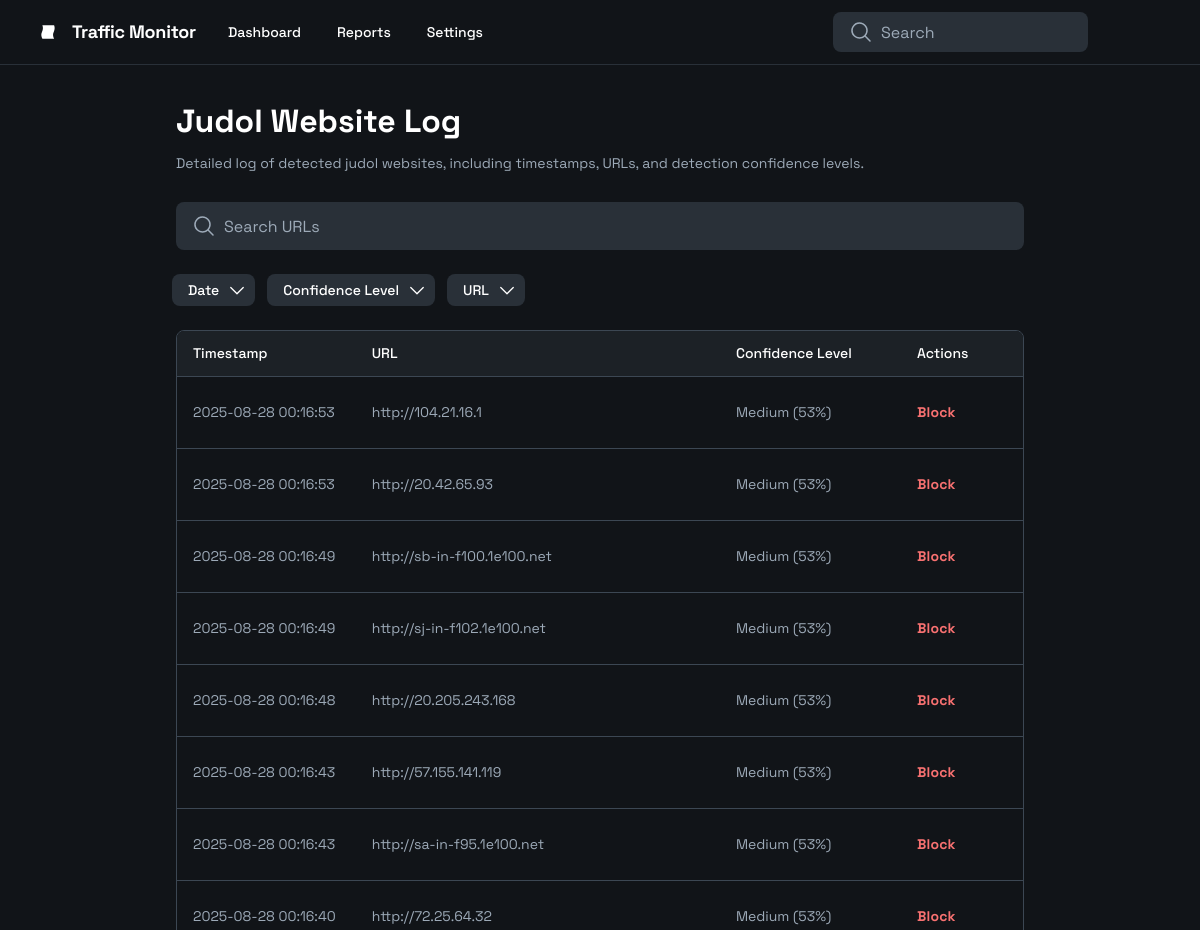
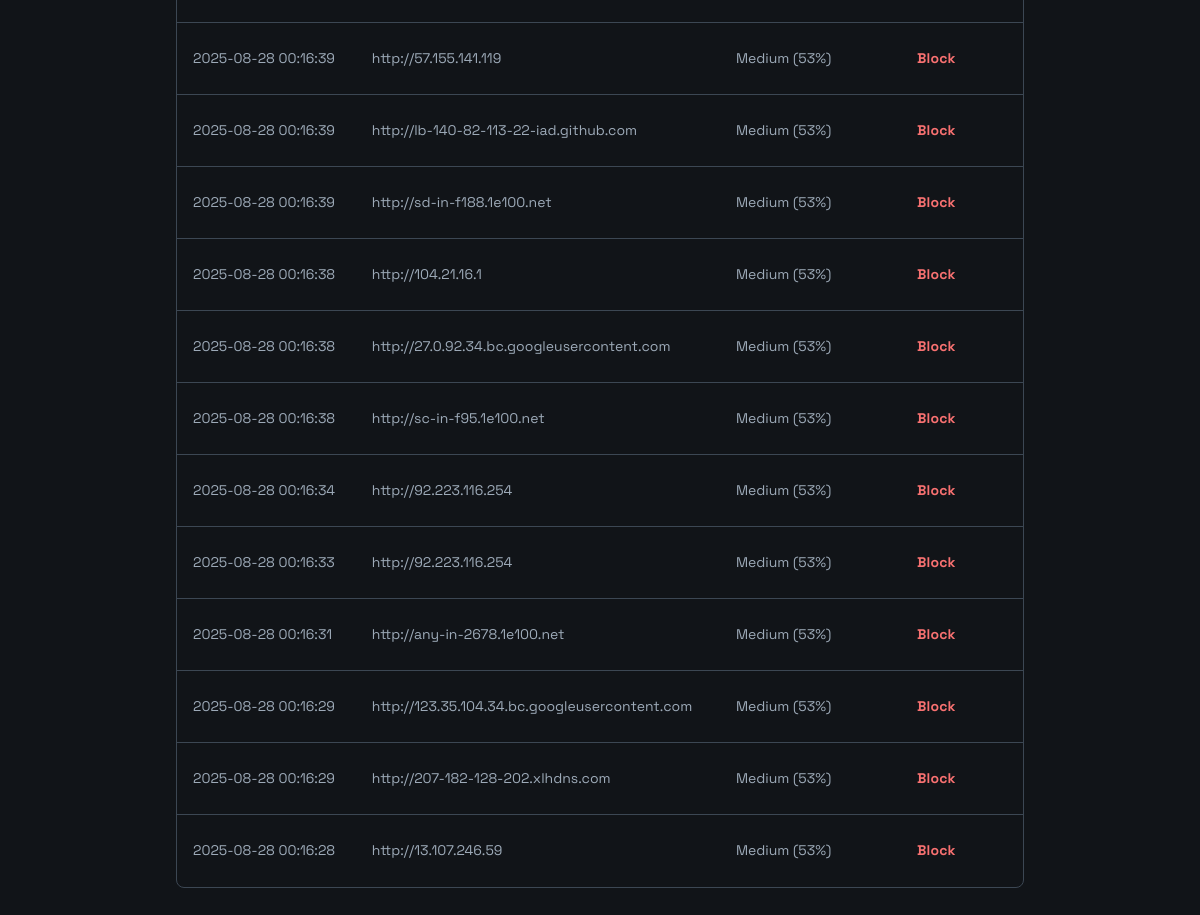
/details, run on the app's committed database (2 pictures, top to bottom).
### tables this page shows
CREATE TABLE detection_logs (
                    id INTEGER PRIMARY KEY AUTOINCREMENT,
                    url TEXT NOT NULL,
                    timestamp DATETIME DEFAULT CURRENT_TIMESTAMP,
                    confidence REAL NOT NULL,
                    is_gambling BOOLEAN NOT NULL,
                    headers TEXT,
                    content_snippet TEXT,
                    blocked BOOLEAN DEFAULT FALSE,
                    method TEXT,
                    status_code INTEGER,
                    response_size INTEGER
                );

### app.py (the view)
@app.route('/details')
def details():
    page = request.args.get('page', 1, type=int)
    search = request.args.get('search', '')
    offset = (page - 1) * 20
    detections_list = db_manager.get_detections(limit=20, offset=offset, search=search)
    class SimplePagination:
        def __init__(self, items, page, per_page):
            self.items = items
            self.page = page
            self.per_page = per_page
    detections = SimplePagination(detections_list, page, 20)
    return render_template('details.html', detections=detections, search=search)

### templates/details.html (shortened to what this page needs)
<html>
  <head>
    <script src="https://cdn.tailwindcss.com?plugins=forms,container-queries"></script>
  </head>
  <body>
    <div
      class="relative flex size-full min-h-screen flex-col bg-[#111418] dark group/design-root overflow-x-hidden"
      style="font-family: 'Space Grotesk', 'Noto Sans', sans-serif"
    >
      <div class="layout-container flex h-full grow flex-col">
        <header
          class="flex items-center justify-between whitespace-nowrap border-b border-solid border-b-[#293038] px-10 py-3"
        >
          <div class="flex items-center gap-8">
            <div class="flex items-center gap-4 text-white">
              <div class="size-4">
                <svg
                  viewBox="0 0 48 48"
                  fill="none"
                  xmlns="http://www.w3.org/2000/svg"
                >
                  <path
                    d="M42.4379 44C42.4379 44 36.0744 33.9038 41.1692 24C46.8624 12.9336 42.2078 4 42.2078 4L7.01134 4C7.01134 4 11.6577 12.932 5.96912 23.9969C0.876273 33.9029 7.27094 44 7.27094 44L42.4379 44Z"
                    fill="currentColor"
                  ></path>
                </svg>
              </div>
              <h2
                class="text-white text-lg font-bold leading-tight tracking-[-0.015em]"
              >
                Traffic Monitor
              </h2>
            </div>
            <div class="flex items-center gap-9">
              <a class="text-white text-sm font-medium leading-normal" href="{{ url_for('index') }}"
                >Dashboard</a
              >
              <a class="text-white text-sm font-medium leading-normal" href="{{ url_for('details') }}"
                >Reports</a
              >
              <a class="text-white text-sm font-medium leading-normal" href="{{ url_for('settings') }}"
                >Settings</a
              >
            </div>
          </div>
          <div class="flex flex-1 justify-end gap-8">
            <label class="flex flex-col min-w-40 !h-10 max-w-64">
              <div class="flex w-full flex-1 items-stretch rounded-lg h-full">
                <div
                  class="text-[#9daab8] flex border-none bg-[#293038] items-center justify-center pl-4 rounded-l-lg border-r-0"
                  data-icon="MagnifyingGlass"
                  data-size="24px"
                  data-weight="regular"
                >
                  <svg
                    xmlns="http://www.w3.org/2000/svg"
                    width="24px"
                    height="24px"
                    fill="currentColor"
                    viewBox="0 0 256 256"
                  >
                    <path
                      d="M229.66,218.34l-50.07-50.06a88.11,88.11,0,1,0-11.31,11.31l50.06,50.07a8,8,0,0,0,11.32-11.32ZM40,112a72,72,0,1,1,72,72A72.08,72.08,0,0,1,40,112Z"
                    ></path>
                  </svg>
                </div>
                <input
                  placeholder="Search"
                  name="search"
                  value="{{ search }}"
                  class="form-input flex w-full min-w-0 flex-1 resize-none overflow-hidden rounded-lg text-white focus:outline-0 focus:ring-0 border-none bg-[#293038] focus:border-none h-full placeholder:text-[#9daab8] px-4 rounded-l-none border-l-0 pl-2 text-base font-normal leading-normal"
                  onkeypress="if(event.key==='Enter') window.location.href='{{ url_for('details') }}?search=' + this.value"
                />
              </div>
            </label>
            <div
              class="bg-center bg-no-repeat aspect-square bg-cover rounded-full size-10"
              style="
                background-image: url('https://lh3.googleusercontent.com/aida-public/AB6AXuCPcBKbuBRiu_gZjb4Y6DIrYqdZ7xW7iqwTF2yurTsu3hN_MseYo8bD4J894rZCS_gdnGlC9ykHfYk-Ufe1g9dY7_nfOS-fblXvm4XCqd4hBulfmuuGl8KzzYjyehReeDlkQ4ZovXa0hlc3k-mdeeiyO3AEm6No_-sgTv1FHqfxYfikfWo5vmIuzhqlPTGTBRCwRUtgvoj1WzQJ0gDKe5CibKqwtadh1aVBbyMt7MoGie0Vi63NVRO9XDonVcJP6kYsN5If8TnIuZg');
              "
            ></div>
          </div>
        </header>
        <div class="px-40 flex flex-1 justify-center py-5">
          <div
            class="layout-content-container flex flex-col max-w-[960px] flex-1"
          >
            <div class="flex flex-wrap justify-between gap-3 p-4">
              <div class="flex min-w-72 flex-col gap-3">
                <p
                  class="text-white tracking-light text-[32px] font-bold leading-tight"
                >
                  Judol Website Log
                </p>
                <p class="text-[#9daab8] text-sm font-normal leading-normal">
                  Detailed log of detected judol websites, including timestamps,
                  URLs, and detection confidence levels.
                </p>
              </div>
            </div>
            <div class="px-4 py-3">
              <label class="flex flex-col min-w-40 h-12 w-full">
                <div class="flex w-full flex-1 items-stretch rounded-lg h-full">
                  <div
                    class="text-[#9daab8] flex border-none bg-[#293038] items-center justify-center pl-4 rounded-l-lg border-r-0"
                    data-icon="MagnifyingGlass"
                    data-size="24px"
                    data-weight="regular"
                  >
                    <svg
                      xmlns="http://www.w3.org/2000/svg"
                      width="24px"
                      height="24px"
                      fill="currentColor"
                      viewBox="0 0 256 256"
                    >
                      <path
                        d="M229.66,218.34l-50.07-50.06a88.11,88.11,0,1,0-11.31,11.31l50.06,50.07a8,8,0,0,0,11.32-11.32ZM40,112a72,72,0,1,1,72,72A72.08,72.08,0,0,1,40,112Z"
                      ></path>
                    </svg>
                  </div>
                  <input
                    placeholder="Search URLs"
                    class="form-input flex w-full min-w-0 flex-1 resize-none overflow-hidden rounded-lg text-white focus:outline-0 focus:ring-0 border-none bg-[#293038] focus:border-none h-full placeholder:text-[#9daab8] px-4 rounded-l-none border-l-0 pl-2 text-base font-normal leading-normal"
                    value=""
                  />
                </div>
              </label>
            </div>
            <div class="flex gap-3 p-3 flex-wrap pr-4">
              <button
                class="flex h-8 shrink-0 items-center justify-center gap-x-2 rounded-lg bg-[#293038] pl-4 pr-2"
              >
                <p class="text-white text-sm font-medium leading-normal">
                  Date
                </p>
                <div
                  class="text-white"
                  data-icon="CaretDown"
                  data-size="20px"
                  data-weight="regular"
                >
                  <svg
                    xmlns="http://www.w3.org/2000/svg"
                    width="20px"
                    height="20px"
                    fill="currentColor"
                    viewBox="0 0 256 256"
                  >
                    <path
                      d="M213.66,101.66l-80,80a8,8,0,0,1-11.32,0l-80-80A8,8,0,0,1,53.66,90.34L128,164.69l74.34-74.35a8,8,0,0,1,11.32,11.32Z"
                    ></path>
                  </svg>
                </div>
              </button>
              <button
                class="flex h-8 shrink-0 items-center justify-center gap-x-2 rounded-lg bg-[#293038] pl-4 pr-2"
              >
                <p class="text-white text-sm font-medium leading-normal">
                  Confidence Level
                </p>
                <div
                  class="text-white"
                  data-icon="CaretDown"
                  data-size="20px"
                  data-weight="regular"
                >
                  <svg
                    xmlns="http://www.w3.org/2000/svg"
                    width="20px"
                    height="20px"
                    fill="currentColor"
                    viewBox="0 0 256 256"
                  >
                    <path
                      d="M213.66,101.66l-80,80a8,8,0,0,1-11.32,0l-80-80A8,8,0,0,1,53.66,90.34L128,164.69l74.34-74.35a8,8,0,0,1,11.32,11.32Z"
                    ></path>
                  </svg>
                </div>
              </button>
              <button
                class="flex h-8 shrink-0 items-center justify-center gap-x-2 rounded-lg bg-[#293038] pl-4 pr-2"
              >
                <p class="text-white text-sm font-medium leading-normal">URL</p>
                <div
                  class="text-white"
                  data-icon="CaretDown"
                  data-size="20px"
                  data-weight="regular"
                >
                  <svg
                    xmlns="http://www.w3.org/2000/svg"
                    width="20px"
                    height="20px"
                    fill="currentColor"
                    viewBox="0 0 256 256"
                  >
                    <path
                      d="M213.66,101.66l-80,80a8,8,0,0,1-11.32,0l-80-80A8,8,0,0,1,53.66,90.34L128,164.69l74.34-74.35a8,8,0,0,1,11.32,11.32Z"
                    ></path>
                  </svg>
                </div>
              </button>
            </div>
            <div class="px-4 py-3 @container">
              <div
                class="flex overflow-hidden rounded-lg border border-[#3c4753] bg-[#111418]"
              >
                <table class="flex-1">
                  <thead>
                    <tr class="bg-[#1c2126]">
                      <th
                        class="table-127ccae1-cf20-4fec-8470-47aa4d1e0830-column-120 px-4 py-3 text-left text-white w-[400px] text-sm font-medium leading-normal"
                      >
                        Timestamp
                      </th>
                      <th
                        class="table-127ccae1-cf20-4fec-8470-47aa4d1e0830-column-240 px-4 py-3 text-left text-white w-[400px] text-sm font-medium leading-normal"
                      >
                        URL
                      </th>
                      <th
                        class="table-127ccae1-cf20-4fec-8470-47aa4d1e0830-column-360 px-4 py-3 text-left text-white w-[400px] text-sm font-medium leading-normal"
                      >
                        Confidence Level
                      </th>
                      <th
                        class="table-127ccae1-cf20-4fec-8470-47aa4d1e0830-column-480 px-4 py-3 text-left text-white w-60 text-[#9daab8] text-sm font-medium leading-normal"
                      >
                        Actions
                      </th>
                    </tr>
                  </thead>
                  <tbody>
                    {% for detection in detections.items %}
                    <tr class="border-t border-t-[#3c4753]">
                      <td class="table-127ccae1-cf20-4fec-8470-47aa4d1e0830-column-120 h-[72px] px-4 py-2 w-[400px] text-[#9daab8] text-sm font-normal leading-normal">
                        {{ detection.timestamp.strftime('%Y-%m-%d %H:%M:%S') }}
                      </td>
                      <td class="table-127ccae1-cf20-4fec-8470-47aa4d1e0830-column-240 h-[72px] px-4 py-2 w-[400px] text-[#9daab8] text-sm font-normal leading-normal">
                        {{ detection.url[:60] }}{% if detection.url|length > 60 %}...{% endif %}
                      </td>
                      <td class="table-127ccae1-cf20-4fec-8470-47aa4d1e0830-column-360 h-[72px] px-4 py-2 w-[400px] text-[#9daab8] text-sm font-normal leading-normal">
                        {% if detection.confidence > 0.8 %}High ({{ "%.0f"|format(detection.confidence * 100) }}%)
                        {% elif detection.confidence > 0.5 %}Medium ({{ "%.0f"|format(detection.confidence * 100) }}%)
                        {% else %}Low ({{ "%.0f"|format(detection.confidence * 100) }}%){% endif %}
                      </td>
                      <td class="table-127ccae1-cf20-4fec-8470-47aa4d1e0830-column-480 h-[72px] px-4 py-2 w-60 text-[#9daab8] text-sm font-bold leading-normal tracking-[0.015em]">
                        {% if detection.blocked %}
                          <button onclick="unblockSite('{{ detection.url }}')" class="text-green-400 hover:text-green-300">Unblock</button>
                        {% else %}
                          <button onclick="blockSite('{{ detection.url }}')" class="text-red-400 hover:text-red-300">Block</button>
                        {% endif %}
                      </td>
                    </tr>
                    {% endfor %}
                  </tbody>
                </table>
              </div>
            </div>
          </div>
        </div>
      </div>
    </div>
  </body>
</html>

### data on the page
detection_logs: timestamp "2025-08-28 00:16:53", url "http://104.21.16.1", detection.confidence*100 "53"
detection_logs: timestamp "2025-08-28 00:16:53", url "http://20.42.65.93", detection.confidence*100 "53"
detection_logs: timestamp "2025-08-28 00:16:49", url "http://sb-in-f100.1e100.net", detection.confidence*100 "53"
detection_logs: timestamp "2025-08-28 00:16:49", url "http://sj-in-f102.1e100.net", detection.confidence*100 "53"
detection_logs: timestamp "2025-08-28 00:16:48", url "http://20.205.243.168", detection.confidence*100 "53"
detection_logs: timestamp "2025-08-28 00:16:43", url "http://57.155.141.119", detection.confidence*100 "53"
detection_logs: timestamp "2025-08-28 00:16:43", url "http://sa-in-f95.1e100.net", detection.confidence*100 "53"
detection_logs: timestamp "2025-08-28 00:16:40", url "http://72.25.64.32", detection.confidence*100 "53"
detection_logs: timestamp "2025-08-28 00:16:39", url "http://57.155.141.119", detection.confidence*100 "53"
detection_logs: timestamp "2025-08-28 00:16:39", url "http://lb-140-82-113-22-iad.github.com", detection.confidence*100 "53"
detection_logs: timestamp "2025-08-28 00:16:39", url "http://sd-in-f188.1e100.net", detection.confidence*100 "53"
detection_logs: timestamp "2025-08-28 00:16:38", url "http://104.21.16.1", detection.confidence*100 "53"
detection_logs: timestamp "2025-08-28 00:16:38", url "http://27.0.92.34.bc.googleusercontent.com", detection.confidence*100 "53"
detection_logs: timestamp "2025-08-28 00:16:38", url "http://sc-in-f95.1e100.net", detection.confidence*100 "53"
detection_logs: timestamp "2025-08-28 00:16:34", url "http://92.223.116.254", detection.confidence*100 "53"
detection_logs: timestamp "2025-08-28 00:16:33", url "http://92.223.116.254", detection.confidence*100 "53"
detection_logs: timestamp "2025-08-28 00:16:31", url "http://any-in-2678.1e100.net", detection.confidence*100 "53"
detection_logs: timestamp "2025-08-28 00:16:29", url "http://123.35.104.34.bc.googleusercontent.com", detection.confidence*100 "53"
detection_logs: timestamp "2025-08-28 00:16:29", url "http://207-182-128-202.xlhdns.com", detection.confidence*100 "53"
detection_logs: timestamp "2025-08-28 00:16:28", url "http://13.107.246.59", detection.confidence*100 "53"
